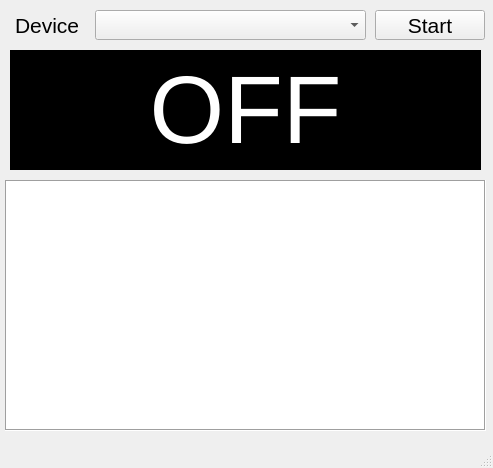
<?xml version="1.0" encoding="UTF-8"?>
<ui version="4.0">
 <class>main_window</class>
 <widget class="QMainWindow" name="main_window">
  <property name="geometry">
   <rect>
    <x>0</x>
    <y>0</y>
    <width>493</width>
    <height>468</height>
   </rect>
  </property>
  <property name="font">
   <font>
    <family>Arial</family>
    <pointsize>16</pointsize>
   </font>
  </property>
  <property name="windowTitle">
   <string>Arduino Powermeter 1.01</string>
  </property>
  <property name="windowIcon">
   <iconset>
    <normaloff>icon.png</normaloff>icon.png</iconset>
  </property>
  <property name="autoFillBackground">
   <bool>false</bool>
  </property>
  <widget class="QWidget" name="centralwidget">
   <widget class="QPushButton" name="buttonStart">
    <property name="geometry">
     <rect>
      <x>375</x>
      <y>10</y>
      <width>110</width>
      <height>30</height>
     </rect>
    </property>
    <property name="sizePolicy">
     <sizepolicy hsizetype="Minimum" vsizetype="Fixed">
      <horstretch>0</horstretch>
      <verstretch>0</verstretch>
     </sizepolicy>
    </property>
    <property name="font">
     <font>
      <family>Arial</family>
      <pointsize>16</pointsize>
     </font>
    </property>
    <property name="text">
     <string>Start</string>
    </property>
   </widget>
   <widget class="QComboBox" name="deviceBox">
    <property name="geometry">
     <rect>
      <x>95</x>
      <y>10</y>
      <width>271</width>
      <height>30</height>
     </rect>
    </property>
    <property name="sizePolicy">
     <sizepolicy hsizetype="Fixed" vsizetype="Fixed">
      <horstretch>0</horstretch>
      <verstretch>0</verstretch>
     </sizepolicy>
    </property>
    <property name="font">
     <font>
      <family>Arial</family>
      <pointsize>16</pointsize>
     </font>
    </property>
    <property name="editable">
     <bool>false</bool>
    </property>
    <property name="maxCount">
     <number>100</number>
    </property>
    <property name="sizeAdjustPolicy">
     <enum>QComboBox::AdjustToMinimumContentsLengthWithIcon</enum>
    </property>
    <property name="minimumContentsLength">
     <number>300</number>
    </property>
   </widget>
   <widget class="PlotWidget" name="plotWidget">
    <property name="geometry">
     <rect>
      <x>5</x>
      <y>180</y>
      <width>481</width>
      <height>251</height>
     </rect>
    </property>
    <property name="sizePolicy">
     <sizepolicy hsizetype="Expanding" vsizetype="Expanding">
      <horstretch>0</horstretch>
      <verstretch>0</verstretch>
     </sizepolicy>
    </property>
    <property name="font">
     <font>
      <family>Arial</family>
      <pointsize>16</pointsize>
     </font>
    </property>
    <property name="styleSheet">
     <string notr="true"/>
    </property>
    <property name="frameShape">
     <enum>QFrame::Box</enum>
    </property>
    <property name="frameShadow">
     <enum>QFrame::Sunken</enum>
    </property>
    <property name="backgroundBrush">
     <brush brushstyle="SolidPattern">
      <color alpha="255">
       <red>255</red>
       <green>255</green>
       <blue>255</blue>
      </color>
     </brush>
    </property>
    <property name="foregroundBrush">
     <brush brushstyle="NoBrush">
      <color alpha="255">
       <red>0</red>
       <green>0</green>
       <blue>0</blue>
      </color>
     </brush>
    </property>
    <property name="interactive">
     <bool>true</bool>
    </property>
    <property name="sceneRect">
     <rectf>
      <x>0.000000000000000</x>
      <y>0.000000000000000</y>
      <width>0.000000000000000</width>
      <height>0.000000000000000</height>
     </rectf>
    </property>
    <property name="alignment">
     <set>Qt::AlignCenter</set>
    </property>
    <property name="transformationAnchor">
     <enum>QGraphicsView::AnchorViewCenter</enum>
    </property>
   </widget>
   <widget class="QLabel" name="label1">
    <property name="geometry">
     <rect>
      <x>15</x>
      <y>10</y>
      <width>110</width>
      <height>30</height>
     </rect>
    </property>
    <property name="font">
     <font>
      <family>Arial</family>
      <pointsize>16</pointsize>
      <weight>50</weight>
      <italic>false</italic>
      <bold>false</bold>
     </font>
    </property>
    <property name="text">
     <string>Device</string>
    </property>
   </widget>
   <widget class="QLabel" name="labelPower">
    <property name="geometry">
     <rect>
      <x>10</x>
      <y>50</y>
      <width>471</width>
      <height>120</height>
     </rect>
    </property>
    <property name="palette">
     <palette>
      <active>
       <colorrole role="WindowText">
        <brush brushstyle="SolidPattern">
         <color alpha="255">
          <red>255</red>
          <green>255</green>
          <blue>255</blue>
         </color>
        </brush>
       </colorrole>
       <colorrole role="Button">
        <brush brushstyle="SolidPattern">
         <color alpha="255">
          <red>0</red>
          <green>0</green>
          <blue>0</blue>
         </color>
        </brush>
       </colorrole>
       <colorrole role="Light">
        <brush brushstyle="SolidPattern">
         <color alpha="255">
          <red>0</red>
          <green>0</green>
          <blue>0</blue>
         </color>
        </brush>
       </colorrole>
       <colorrole role="Midlight">
        <brush brushstyle="SolidPattern">
         <color alpha="255">
          <red>0</red>
          <green>0</green>
          <blue>0</blue>
         </color>
        </brush>
       </colorrole>
       <colorrole role="Dark">
        <brush brushstyle="SolidPattern">
         <color alpha="255">
          <red>0</red>
          <green>0</green>
          <blue>0</blue>
         </color>
        </brush>
       </colorrole>
       <colorrole role="Mid">
        <brush brushstyle="SolidPattern">
         <color alpha="255">
          <red>0</red>
          <green>0</green>
          <blue>0</blue>
         </color>
        </brush>
       </colorrole>
       <colorrole role="Text">
        <brush brushstyle="SolidPattern">
         <color alpha="255">
          <red>255</red>
          <green>255</green>
          <blue>255</blue>
         </color>
        </brush>
       </colorrole>
       <colorrole role="BrightText">
        <brush brushstyle="SolidPattern">
         <color alpha="255">
          <red>255</red>
          <green>255</green>
          <blue>255</blue>
         </color>
        </brush>
       </colorrole>
       <colorrole role="ButtonText">
        <brush brushstyle="SolidPattern">
         <color alpha="255">
          <red>255</red>
          <green>255</green>
          <blue>255</blue>
         </color>
        </brush>
       </colorrole>
       <colorrole role="Base">
        <brush brushstyle="SolidPattern">
         <color alpha="255">
          <red>0</red>
          <green>0</green>
          <blue>0</blue>
         </color>
        </brush>
       </colorrole>
       <colorrole role="Window">
        <brush brushstyle="SolidPattern">
         <color alpha="255">
          <red>0</red>
          <green>0</green>
          <blue>0</blue>
         </color>
        </brush>
       </colorrole>
       <colorrole role="Shadow">
        <brush brushstyle="SolidPattern">
         <color alpha="255">
          <red>0</red>
          <green>0</green>
          <blue>0</blue>
         </color>
        </brush>
       </colorrole>
       <colorrole role="AlternateBase">
        <brush brushstyle="SolidPattern">
         <color alpha="255">
          <red>0</red>
          <green>0</green>
          <blue>0</blue>
         </color>
        </brush>
       </colorrole>
       <colorrole role="ToolTipBase">
        <brush brushstyle="SolidPattern">
         <color alpha="255">
          <red>255</red>
          <green>255</green>
          <blue>220</blue>
         </color>
        </brush>
       </colorrole>
       <colorrole role="ToolTipText">
        <brush brushstyle="SolidPattern">
         <color alpha="255">
          <red>0</red>
          <green>0</green>
          <blue>0</blue>
         </color>
        </brush>
       </colorrole>
      </active>
      <inactive>
       <colorrole role="WindowText">
        <brush brushstyle="SolidPattern">
         <color alpha="255">
          <red>255</red>
          <green>255</green>
          <blue>255</blue>
         </color>
        </brush>
       </colorrole>
       <colorrole role="Button">
        <brush brushstyle="SolidPattern">
         <color alpha="255">
          <red>0</red>
          <green>0</green>
          <blue>0</blue>
         </color>
        </brush>
       </colorrole>
       <colorrole role="Light">
        <brush brushstyle="SolidPattern">
         <color alpha="255">
          <red>0</red>
          <green>0</green>
          <blue>0</blue>
         </color>
        </brush>
       </colorrole>
       <colorrole role="Midlight">
        <brush brushstyle="SolidPattern">
         <color alpha="255">
          <red>0</red>
          <green>0</green>
          <blue>0</blue>
         </color>
        </brush>
       </colorrole>
       <colorrole role="Dark">
        <brush brushstyle="SolidPattern">
         <color alpha="255">
          <red>0</red>
          <green>0</green>
          <blue>0</blue>
         </color>
        </brush>
       </colorrole>
       <colorrole role="Mid">
        <brush brushstyle="SolidPattern">
         <color alpha="255">
          <red>0</red>
          <green>0</green>
          <blue>0</blue>
         </color>
        </brush>
       </colorrole>
       <colorrole role="Text">
        <brush brushstyle="SolidPattern">
         <color alpha="255">
          <red>255</red>
          <green>255</green>
          <blue>255</blue>
         </color>
        </brush>
       </colorrole>
       <colorrole role="BrightText">
        <brush brushstyle="SolidPattern">
         <color alpha="255">
          <red>255</red>
          <green>255</green>
          <blue>255</blue>
         </color>
        </brush>
       </colorrole>
       <colorrole role="ButtonText">
        <brush brushstyle="SolidPattern">
         <color alpha="255">
          <red>255</red>
          <green>255</green>
          <blue>255</blue>
         </color>
        </brush>
       </colorrole>
       <colorrole role="Base">
        <brush brushstyle="SolidPattern">
         <color alpha="255">
          <red>0</red>
          <green>0</green>
          <blue>0</blue>
         </color>
        </brush>
       </colorrole>
       <colorrole role="Window">
        <brush brushstyle="SolidPattern">
         <color alpha="255">
          <red>0</red>
          <green>0</green>
          <blue>0</blue>
         </color>
        </brush>
       </colorrole>
       <colorrole role="Shadow">
        <brush brushstyle="SolidPattern">
         <color alpha="255">
          <red>0</red>
          <green>0</green>
          <blue>0</blue>
         </color>
        </brush>
       </colorrole>
       <colorrole role="AlternateBase">
        <brush brushstyle="SolidPattern">
         <color alpha="255">
          <red>0</red>
          <green>0</green>
          <blue>0</blue>
         </color>
        </brush>
       </colorrole>
       <colorrole role="ToolTipBase">
        <brush brushstyle="SolidPattern">
         <color alpha="255">
          <red>255</red>
          <green>255</green>
          <blue>220</blue>
         </color>
        </brush>
       </colorrole>
       <colorrole role="ToolTipText">
        <brush brushstyle="SolidPattern">
         <color alpha="255">
          <red>0</red>
          <green>0</green>
          <blue>0</blue>
         </color>
        </brush>
       </colorrole>
      </inactive>
      <disabled>
       <colorrole role="WindowText">
        <brush brushstyle="SolidPattern">
         <color alpha="255">
          <red>0</red>
          <green>0</green>
          <blue>0</blue>
         </color>
        </brush>
       </colorrole>
       <colorrole role="Button">
        <brush brushstyle="SolidPattern">
         <color alpha="255">
          <red>0</red>
          <green>0</green>
          <blue>0</blue>
         </color>
        </brush>
       </colorrole>
       <colorrole role="Light">
        <brush brushstyle="SolidPattern">
         <color alpha="255">
          <red>0</red>
          <green>0</green>
          <blue>0</blue>
         </color>
        </brush>
       </colorrole>
       <colorrole role="Midlight">
        <brush brushstyle="SolidPattern">
         <color alpha="255">
          <red>0</red>
          <green>0</green>
          <blue>0</blue>
         </color>
        </brush>
       </colorrole>
       <colorrole role="Dark">
        <brush brushstyle="SolidPattern">
         <color alpha="255">
          <red>0</red>
          <green>0</green>
          <blue>0</blue>
         </color>
        </brush>
       </colorrole>
       <colorrole role="Mid">
        <brush brushstyle="SolidPattern">
         <color alpha="255">
          <red>0</red>
          <green>0</green>
          <blue>0</blue>
         </color>
        </brush>
       </colorrole>
       <colorrole role="Text">
        <brush brushstyle="SolidPattern">
         <color alpha="255">
          <red>0</red>
          <green>0</green>
          <blue>0</blue>
         </color>
        </brush>
       </colorrole>
       <colorrole role="BrightText">
        <brush brushstyle="SolidPattern">
         <color alpha="255">
          <red>255</red>
          <green>255</green>
          <blue>255</blue>
         </color>
        </brush>
       </colorrole>
       <colorrole role="ButtonText">
        <brush brushstyle="SolidPattern">
         <color alpha="255">
          <red>0</red>
          <green>0</green>
          <blue>0</blue>
         </color>
        </brush>
       </colorrole>
       <colorrole role="Base">
        <brush brushstyle="SolidPattern">
         <color alpha="255">
          <red>0</red>
          <green>0</green>
          <blue>0</blue>
         </color>
        </brush>
       </colorrole>
       <colorrole role="Window">
        <brush brushstyle="SolidPattern">
         <color alpha="255">
          <red>0</red>
          <green>0</green>
          <blue>0</blue>
         </color>
        </brush>
       </colorrole>
       <colorrole role="Shadow">
        <brush brushstyle="SolidPattern">
         <color alpha="255">
          <red>0</red>
          <green>0</green>
          <blue>0</blue>
         </color>
        </brush>
       </colorrole>
       <colorrole role="AlternateBase">
        <brush brushstyle="SolidPattern">
         <color alpha="255">
          <red>0</red>
          <green>0</green>
          <blue>0</blue>
         </color>
        </brush>
       </colorrole>
       <colorrole role="ToolTipBase">
        <brush brushstyle="SolidPattern">
         <color alpha="255">
          <red>255</red>
          <green>255</green>
          <blue>220</blue>
         </color>
        </brush>
       </colorrole>
       <colorrole role="ToolTipText">
        <brush brushstyle="SolidPattern">
         <color alpha="255">
          <red>0</red>
          <green>0</green>
          <blue>0</blue>
         </color>
        </brush>
       </colorrole>
      </disabled>
     </palette>
    </property>
    <property name="font">
     <font>
      <family>Arial</family>
      <pointsize>72</pointsize>
      <weight>50</weight>
      <italic>false</italic>
      <bold>false</bold>
     </font>
    </property>
    <property name="layoutDirection">
     <enum>Qt::LeftToRight</enum>
    </property>
    <property name="autoFillBackground">
     <bool>true</bool>
    </property>
    <property name="text">
     <string>OFF</string>
    </property>
    <property name="alignment">
     <set>Qt::AlignCenter</set>
    </property>
   </widget>
  </widget>
  <widget class="QMenuBar" name="menubar">
   <property name="geometry">
    <rect>
     <x>0</x>
     <y>0</y>
     <width>493</width>
     <height>30</height>
    </rect>
   </property>
  </widget>
  <widget class="QStatusBar" name="statusbar"/>
 </widget>
 <customwidgets>
  <customwidget>
   <class>PlotWidget</class>
   <extends>QGraphicsView</extends>
   <header location="global">pyqtgraph</header>
  </customwidget>
 </customwidgets>
 <resources/>
 <connections/>
 <designerdata>
  <property name="gridDeltaX">
   <number>5</number>
  </property>
  <property name="gridDeltaY">
   <number>5</number>
  </property>
  <property name="gridSnapX">
   <bool>true</bool>
  </property>
  <property name="gridSnapY">
   <bool>true</bool>
  </property>
  <property name="gridVisible">
   <bool>true</bool>
  </property>
 </designerdata>
</ui>
